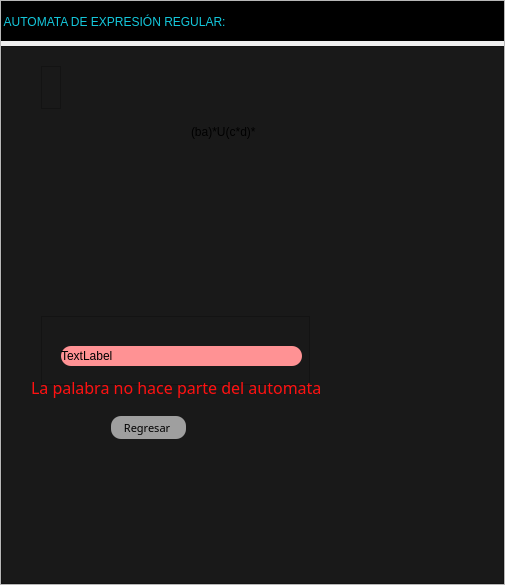
<?xml version="1.0" encoding="UTF-8"?>
<ui version="4.0">
 <class>MainWindow</class>
 <widget class="QMainWindow" name="MainWindow">
  <property name="geometry">
   <rect>
    <x>0</x>
    <y>0</y>
    <width>505</width>
    <height>585</height>
   </rect>
  </property>
  <property name="windowTitle">
   <string>MainWindow</string>
  </property>
  <widget class="QWidget" name="centralwidget">
   <layout class="QVBoxLayout" name="verticalLayout">
    <property name="spacing">
     <number>0</number>
    </property>
    <property name="leftMargin">
     <number>0</number>
    </property>
    <property name="topMargin">
     <number>0</number>
    </property>
    <property name="rightMargin">
     <number>0</number>
    </property>
    <property name="bottomMargin">
     <number>0</number>
    </property>
    <item>
     <widget class="QFrame" name="frame">
      <property name="frameShape">
       <enum>QFrame::StyledPanel</enum>
      </property>
      <property name="frameShadow">
       <enum>QFrame::Raised</enum>
      </property>
      <layout class="QVBoxLayout" name="verticalLayout_2" stretch="0,0">
       <property name="spacing">
        <number>5</number>
       </property>
       <property name="leftMargin">
        <number>0</number>
       </property>
       <property name="topMargin">
        <number>0</number>
       </property>
       <property name="rightMargin">
        <number>0</number>
       </property>
       <property name="bottomMargin">
        <number>0</number>
       </property>
       <item>
        <widget class="QFrame" name="superiorFrame">
         <property name="maximumSize">
          <size>
           <width>16777215</width>
           <height>40</height>
          </size>
         </property>
         <property name="styleSheet">
          <string notr="true">QFrame{
background-color:rgb(0,0,0);
}
QPushButton{
background-color: #000000ff;
border-radius: 20px;
}

QPushButton:hover{
background-color: rgb(53,53,79);
border-radius: 20px;
}</string>
         </property>
         <property name="frameShape">
          <enum>QFrame::StyledPanel</enum>
         </property>
         <property name="frameShadow">
          <enum>QFrame::Raised</enum>
         </property>
         <widget class="QLabel" name="tittleContainer">
          <property name="geometry">
           <rect>
            <x>0</x>
            <y>0</y>
            <width>321</width>
            <height>41</height>
           </rect>
          </property>
          <property name="styleSheet">
           <string notr="true">font: 8pt &quot;	Arial Black&quot;;
color: rgb(20,200,220);</string>
          </property>
          <property name="text">
           <string> AUTOMATA DE EXPRESIÓN REGULAR: </string>
          </property>
         </widget>
         <widget class="QPushButton" name="pushButton_4">
          <property name="geometry">
           <rect>
            <x>320</x>
            <y>0</y>
            <width>42</width>
            <height>42</height>
           </rect>
          </property>
          <property name="minimumSize">
           <size>
            <width>42</width>
            <height>42</height>
           </size>
          </property>
          <property name="maximumSize">
           <size>
            <width>42</width>
            <height>42</height>
           </size>
          </property>
          <property name="styleSheet">
           <string notr="true"/>
          </property>
          <property name="text">
           <string/>
          </property>
          <property name="icon">
           <iconset>
            <normaloff>menos.png</normaloff>menos.png</iconset>
          </property>
          <property name="iconSize">
           <size>
            <width>30</width>
            <height>30</height>
           </size>
          </property>
         </widget>
         <widget class="QPushButton" name="minimizeButton">
          <property name="geometry">
           <rect>
            <x>360</x>
            <y>0</y>
            <width>42</width>
            <height>42</height>
           </rect>
          </property>
          <property name="minimumSize">
           <size>
            <width>42</width>
            <height>42</height>
           </size>
          </property>
          <property name="maximumSize">
           <size>
            <width>42</width>
            <height>42</height>
           </size>
          </property>
          <property name="styleSheet">
           <string notr="true"/>
          </property>
          <property name="text">
           <string/>
          </property>
          <property name="icon">
           <iconset>
            <normaloff>minimizar (1).png</normaloff>minimizar (1).png</iconset>
          </property>
          <property name="iconSize">
           <size>
            <width>25</width>
            <height>25</height>
           </size>
          </property>
         </widget>
         <widget class="QPushButton" name="maximizeButton">
          <property name="geometry">
           <rect>
            <x>400</x>
            <y>0</y>
            <width>42</width>
            <height>42</height>
           </rect>
          </property>
          <property name="minimumSize">
           <size>
            <width>42</width>
            <height>42</height>
           </size>
          </property>
          <property name="maximumSize">
           <size>
            <width>42</width>
            <height>42</height>
           </size>
          </property>
          <property name="styleSheet">
           <string notr="true"/>
          </property>
          <property name="text">
           <string/>
          </property>
          <property name="icon">
           <iconset>
            <normaloff>pantalla-completa.png</normaloff>pantalla-completa.png</iconset>
          </property>
          <property name="iconSize">
           <size>
            <width>30</width>
            <height>30</height>
           </size>
          </property>
         </widget>
         <widget class="QPushButton" name="exitButton">
          <property name="geometry">
           <rect>
            <x>450</x>
            <y>0</y>
            <width>40</width>
            <height>40</height>
           </rect>
          </property>
          <property name="minimumSize">
           <size>
            <width>40</width>
            <height>40</height>
           </size>
          </property>
          <property name="maximumSize">
           <size>
            <width>40</width>
            <height>40</height>
           </size>
          </property>
          <property name="styleSheet">
           <string notr="true"/>
          </property>
          <property name="text">
           <string/>
          </property>
          <property name="icon">
           <iconset>
            <normaloff>cerrar.png</normaloff>cerrar.png</iconset>
          </property>
          <property name="iconSize">
           <size>
            <width>32</width>
            <height>32</height>
           </size>
          </property>
         </widget>
        </widget>
       </item>
       <item>
        <widget class="QFrame" name="inferiorFrame">
         <property name="styleSheet">
          <string notr="true">QFrame{
background-color:rgb(25,25,25);
}

QLabel{
font: 87 12pt &quot;Arial Black&quot;;
background-color: #000000ff;
color:rgb(20,200,220);
border:0px solid #14C8DC;
}</string>
         </property>
         <property name="frameShape">
          <enum>QFrame::StyledPanel</enum>
         </property>
         <property name="frameShadow">
          <enum>QFrame::Raised</enum>
         </property>
         <widget class="QFrame" name="frame_2">
          <property name="geometry">
           <rect>
            <x>40</x>
            <y>20</y>
            <width>20</width>
            <height>43</height>
           </rect>
          </property>
          <property name="frameShape">
           <enum>QFrame::StyledPanel</enum>
          </property>
          <property name="frameShadow">
           <enum>QFrame::Raised</enum>
          </property>
          <layout class="QHBoxLayout" name="horizontalLayout_2"/>
         </widget>
         <widget class="QFrame" name="frame_3">
          <property name="geometry">
           <rect>
            <x>40</x>
            <y>270</y>
            <width>269</width>
            <height>69</height>
           </rect>
          </property>
          <property name="frameShape">
           <enum>QFrame::StyledPanel</enum>
          </property>
          <property name="frameShadow">
           <enum>QFrame::Raised</enum>
          </property>
          <widget class="QLabel" name="label_4">
           <property name="geometry">
            <rect>
             <x>20</x>
             <y>30</y>
             <width>241</width>
             <height>20</height>
            </rect>
           </property>
           <property name="styleSheet">
            <string notr="true">border-radius:10px;
background-color: rgb(255, 146, 148);
color:black; </string>
           </property>
           <property name="text">
            <string>TextLabel</string>
           </property>
          </widget>
         </widget>
         <widget class="QPushButton" name="pushButton">
          <property name="geometry">
           <rect>
            <x>110</x>
            <y>370</y>
            <width>75</width>
            <height>23</height>
           </rect>
          </property>
          <property name="font">
           <font>
            <family>Arial Rounded MT Bold</family>
            <pointsize>8</pointsize>
           </font>
          </property>
          <property name="styleSheet">
           <string notr="true">border-radius:10px;
background-color: rgb(159, 159, 159);</string>
          </property>
          <property name="text">
           <string>Regresar </string>
          </property>
         </widget>
         <widget class="QLabel" name="label_2">
          <property name="geometry">
           <rect>
            <x>0</x>
            <y>50</y>
            <width>511</width>
            <height>221</height>
           </rect>
          </property>
          <property name="styleSheet">
           <string notr="true">border-image: url(:/PREFIJO/849745f1-e272-44f5-90c7-2e0fda769d25.jpg);</string>
          </property>
          <property name="text">
           <string/>
          </property>
         </widget>
         <widget class="QLabel" name="label_3">
          <property name="geometry">
           <rect>
            <x>190</x>
            <y>70</y>
            <width>111</width>
            <height>31</height>
           </rect>
          </property>
          <property name="styleSheet">
           <string notr="true">color:black; </string>
          </property>
          <property name="text">
           <string>(ba)*U(c*d)*</string>
          </property>
         </widget>
         <widget class="QLabel" name="label">
          <property name="geometry">
           <rect>
            <x>30</x>
            <y>330</y>
            <width>291</width>
            <height>23</height>
           </rect>
          </property>
          <property name="font">
           <font>
            <family>Arial Rounded MT Bold</family>
            <pointsize>12</pointsize>
            <weight>50</weight>
            <italic>false</italic>
            <bold>false</bold>
           </font>
          </property>
          <property name="styleSheet">
           <string notr="true">font: 12pt &quot;Arial Rounded MT Bold&quot;;
color: rgb(255, 17, 17);</string>
          </property>
          <property name="text">
           <string>La palabra no hace parte del automata</string>
          </property>
         </widget>
        </widget>
       </item>
      </layout>
     </widget>
    </item>
   </layout>
  </widget>
 </widget>
 <resources>
  <include location="../Escritorio/a/INSERT.qrc"/>
 </resources>
 <connections/>
</ui>
